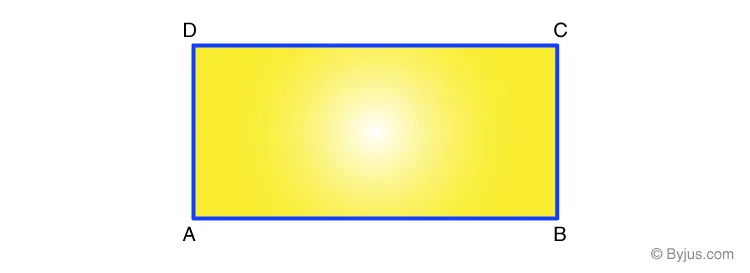
#> input picture images/Properties-of-Rectangle.webp, 750 x 273 px, found by its file name
$ python CMScv4.py
#> lines starting #> are read from the running program, lines starting #| are printed output that depends on the picture; after the words box and inside, x2 and y2 are one past the last pixel; in counts of white or black regions, pixels touching at a corner belong together
import cv2
import numpy as np

# Function to compute the midpoint between two points
def midpoint(ptA, ptB):
    return (int((ptA[0] + ptB[0]) * 0.5), int((ptA[1] + ptB[1]) * 0.5))

# Function to measure the dimensions of the object in an image
def measure_object(image_path):
    try:
        # Read the image
        img = cv2.imread(image_path)
#> img is the input picture: shape (273, 750, 3); mean B, G, R 204.9, 246.1, 248.1

        # Convert to grayscale
        gray = cv2.cvtColor(img, cv2.COLOR_BGR2GRAY)
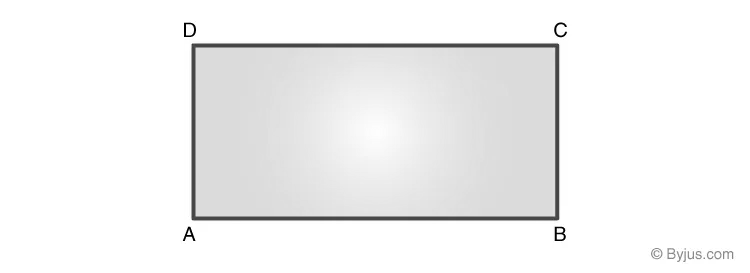
#> gray: shape (273, 750); min 0, max 255, mean 242

        # Use Canny edge detection on the entire image
        edged = cv2.Canny(gray, 50, 150)
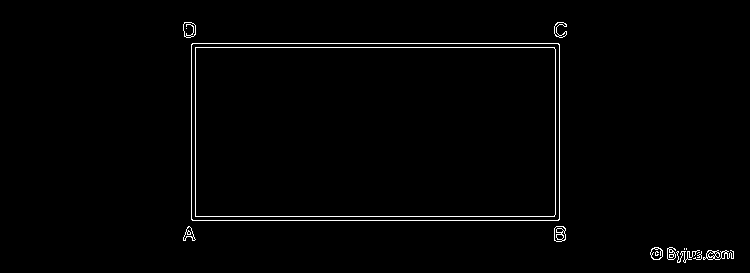
#> edged: shape (273, 750); 1.4% white in thin lines or dots, all inside (x1, y1, x2, y2) = (183, 22, 734, 263)

        # Find contours from the edged image
        contours, _ = cv2.findContours(edged, cv2.RETR_EXTERNAL, cv2.CHAIN_APPROX_SIMPLE)
#> contours = 13 contours, 5 with area under 20; largest, box (x1, y1, x2, y2) and area: (191, 43, 560, 221) 65134, (183, 22, 196, 38) 158, (554, 226, 566, 242) 152, (650, 247, 663, 260) 120, (703, 250, 734, 260) 119, (183, 226, 196, 241) 79, (554, 22, 567, 38) 76, (667, 247, 676, 260) 72

        if contours:
            # Find the largest contour (assuming you want dimensions of the rectangle)
            c = max(contours, key=cv2.contourArea)
#> c = [[192, 43], [191, 44], [191, 219], [192, 220], [558, 220], [559, 219], [559, 44], [558, 43]]

            # Get the bounding rectangle of the largest contour
            x, y, w, h = cv2.boundingRect(c)
#> x = 191; y = 43; w = 369; h = 178

            # Conversion factor (500 pixels = 13 cm)
            pixels_to_cm = 13 / 500

            # Calculate width and height in centimeters
            width_cm = w * pixels_to_cm
#> width_cm = 9.59
            height_cm = h * pixels_to_cm
#> height_cm = 4.63

            # Create reference points for dimension annotation
            p1 = (x, y)
#> p1 = (191, 43)
            p2 = (x + w, y)
#> p2 = (560, 43)
            p3 = (x, y + h)
#> p3 = (191, 221)

            # Annotate width dimension
            cv2.putText(edged, f"{width_cm:.2f} cm", midpoint(p1, p2), cv2.FONT_HERSHEY_SIMPLEX, 0.5, (255, 255, 255), 1)
            cv2.arrowedLine(edged, p1, p2, (255, 255, 255), 1, tipLength=0.1)

            # Annotate height dimension
            cv2.putText(edged, f"{height_cm:.2f} cm", midpoint(p1, p3), cv2.FONT_HERSHEY_SIMPLEX, 0.5, (255, 255, 255), 1)
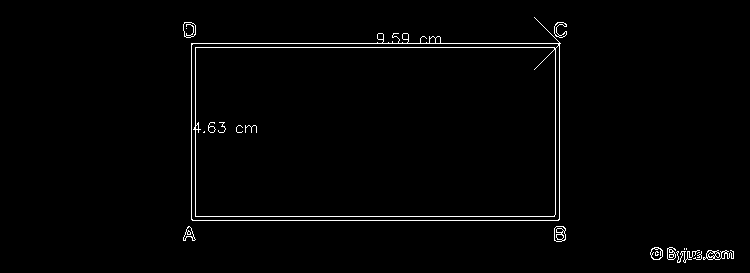
#> edged: shape (273, 750); 1.5% white in thin lines or dots, all inside (x1, y1, x2, y2) = (183, 17, 734, 263)
            cv2.arrowedLine(edged, p1, p3, (255, 255, 255), 1, tipLength=0.1)
#> edged: shape (273, 750); 1.5% white in thin lines or dots, all inside (x1, y1, x2, y2) = (178, 17, 734, 263)

        # Display the image with edges and measurements
        cv2.imshow("Original Image", img)
        cv2.imshow("Canny Edges with Measurements", edged)
        cv2.waitKey(0)  # Wait for a key press to close the windows

    except Exception as e:
        print(f"Error: {e}")

# Specify the image path
image_path = "/home/sivarish04/C:Folder/project/CMS/Properties-of-Rectangle.webp"

# Measure object dimensions in the image
measure_object(image_path)

# Close all windows
cv2.destroyAllWindows()
